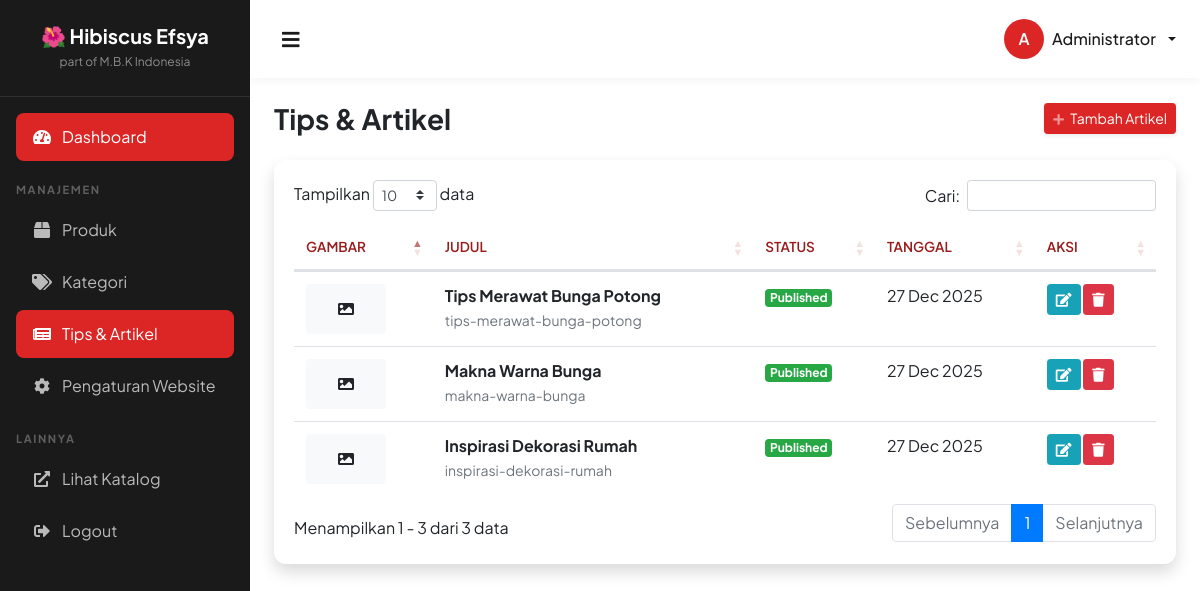
Page /articles/index.php (signed in) on the earlier database version.
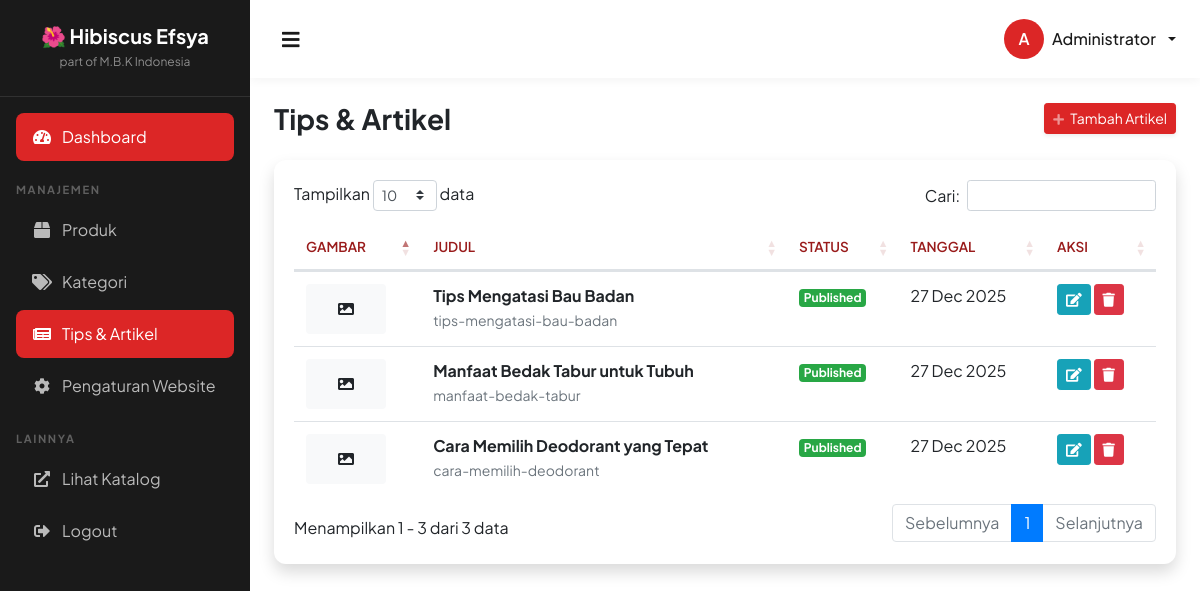
Same page on the later database version.
### tables this page shows
CREATE TABLE IF NOT EXISTS inspirations (
    id INT AUTO_INCREMENT PRIMARY KEY,
    title VARCHAR(200) NOT NULL,
    slug VARCHAR(200) NOT NULL UNIQUE,
    content TEXT,
    image VARCHAR(255),
    status ENUM('publish', 'draft') DEFAULT 'draft',
    created_at TIMESTAMP DEFAULT CURRENT_TIMESTAMP,
    updated_at TIMESTAMP DEFAULT CURRENT_TIMESTAMP ON UPDATE CURRENT_TIMESTAMP
);

### config/database.php (called while the page is built, shortened)
<?php
class Database
{
    private static $instance = null;
    private $connection;
    private function __construct()
    {
        try {
            $dsn = "mysql:host=" . DB_HOST . ";dbname=" . DB_NAME . ";charset=" . DB_CHARSET;
            $options = [
                PDO::ATTR_ERRMODE => PDO::ERRMODE_EXCEPTION,
                PDO::ATTR_DEFAULT_FETCH_MODE => PDO::FETCH_ASSOC,
                PDO::ATTR_EMULATE_PREPARES => false,
            ];
            $this->connection = new PDO($dsn, DB_USER, DB_PASS, $options);
        } catch (PDOException $e) {
            die("Database connection failed: " . $e->getMessage());
        }
    }
    public static function getInstance()
    {
        if (self::$instance === null) {
            self::$instance = new self();
        }
        return self::$instance;
    }
    public function getConnection()
    {
        return $this->connection;
    }
}
function db()
{
    return Database::getInstance()->getConnection();
}

### config/config.php (called while the page is built, shortened)
<?php
require_once __DIR__ . '/database.php';
function sanitize($input) {
    return htmlspecialchars(trim($input), ENT_QUOTES, 'UTF-8');
}

### articles/index.php (the view, shortened to what this page needs)
<?php
require_once __DIR__ . '/../config/config.php';
$articles = db()->query("
    SELECT * FROM inspirations
    ORDER BY created_at DESC
")->fetchAll();
include __DIR__ . '/../includes/header.php';
?>
<div class="d-sm-flex align-items-center justify-content-between mb-4">
    <h1 class="h3 mb-0 text-gray-800">Tips & Artikel</h1>
    <a href="add.php" class="btn btn-primary btn-sm shadow-sm">
        <i class="fas fa-plus fa-sm text-white-50 mr-1"></i> Tambah Artikel
    </a>
</div>
<div class="card shadow mb-4">
    <div class="card-body">
        <div class="table-responsive">
            <table class="table table-hover" id="dataTable" width="100%" cellspacing="0">
                <thead>
                    <tr>
                        <th>Gambar</th>
                        <th>Judul</th>
                        <th>Status</th>
                        <th>Tanggal</th>
                        <th>Aksi</th>
                    </tr>
                </thead>
                <tbody>
                    <?php foreach ($articles as $article): ?>
                        <tr>
                            <td>
                                <?php if ($article['image']): ?>
                                    <img src="<?php echo UPLOAD_URL_ARTICLES . $article['image']; ?>"
                                        alt="<?php echo sanitize($article['title']); ?>" class="rounded"
                                        style="width: 80px; height: 50px; object-fit: cover;">
                                <?php else: ?>
                                    <div class="rounded bg-light d-flex align-items-center justify-content-center"
                                        style="width: 80px; height: 50px;">
                                        <i class="fas fa-image text-gray-400"></i>
                                    </div>
                                <?php endif; ?>
                            </td>
                            <td>
                                <strong><?php echo sanitize($article['title']); ?></strong>
                                <br>
                                <small class="text-muted"><?php echo sanitize($article['slug']); ?></small>
                            </td>
                            <td>
                                <?php if ($article['status'] === 'publish'): ?>
                                    <span class="badge badge-success">Published</span>
                                <?php else: ?>
                                    <span class="badge badge-secondary">Draft</span>
                                <?php endif; ?>
                            </td>
                            <td>
                                <?php echo date('d M Y', strtotime($article['created_at'])); ?>
                            </td>
                            <td>
                                <a href="edit.php?id=<?php echo $article['id']; ?>" class="btn btn-sm btn-info"
                                    title="Edit">
                                    <i class="fas fa-edit"></i>
                                </a>
                                <form method="POST" class="d-inline"
                                    onsubmit="return confirm('Yakin ingin menghapus artikel ini?')">
                                    <button type="submit" class="btn btn-sm btn-danger" title="Hapus">
                                        <i class="fas fa-trash"></i>
                                    </button>
                                </form>
                            </td>
                        </tr>
                    <?php endforeach; ?>
                </tbody>
            </table>
        </div>
    </div>
</div>
<?php include __DIR__ . '/../includes/footer.php'; ?>

Differences in the rows shown:
changed inspirations: title "Tips Merawat Bunga Potong" → "Tips Mengatasi Bau Badan"; slug "tips-merawat-bunga-potong" → "tips-mengatasi-bau-badan"
changed inspirations: title "Makna Warna Bunga" → "Manfaat Bedak Tabur untuk Tubuh"; slug "makna-warna-bunga" → "manfaat-bedak-tabur"
changed inspirations: title "Inspirasi Dekorasi Rumah" → "Cara Memilih Deodorant yang Tepat"; slug "inspirasi-dekorasi-rumah" → "cara-memilih-deodorant"
